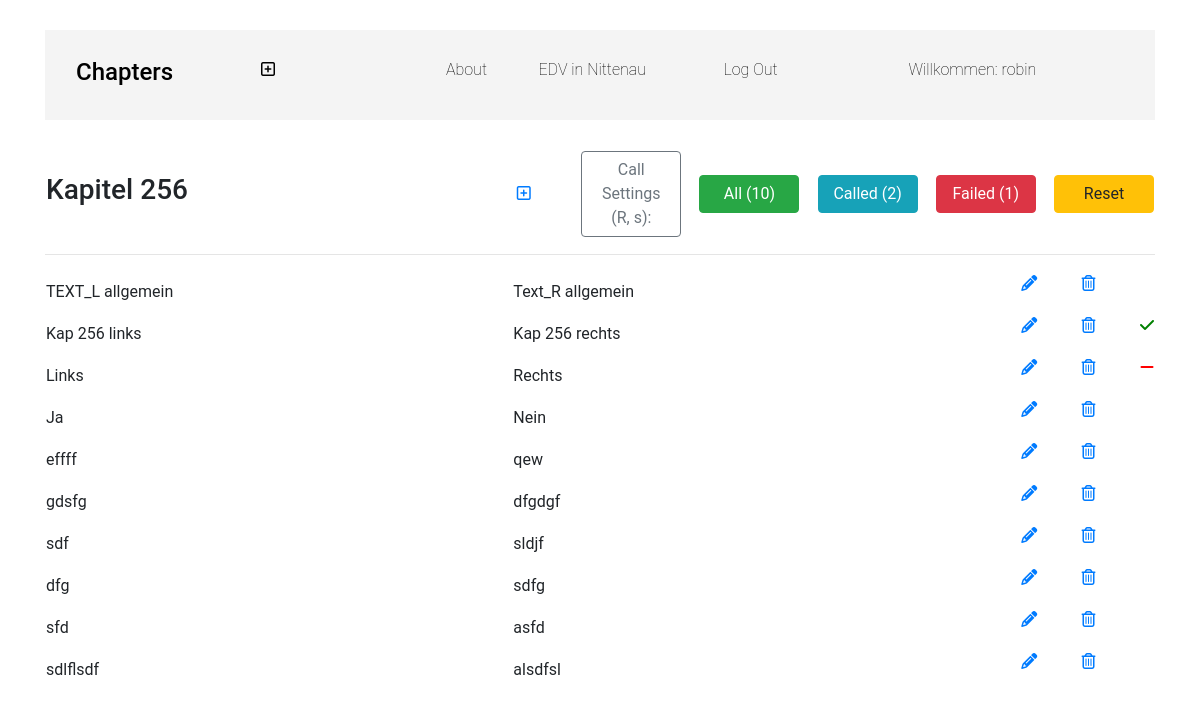
Screenshot of /4/ (signed in) with the database file from the repository.
### chaps/models.py (models this page shows, shortened)
class Chap(models.Model):
  author = models.ForeignKey('auth.User', on_delete=models.CASCADE)
  name = models.CharField(max_length=200)
  sum1 = models.IntegerField(default=0) # called
  sum2 = models.IntegerField(default=0) # called fail
  lr = models.CharField(max_length=2, default="L")  # Links or Rechts
  rs = models.CharField(max_length=2, default="r")  # random or serial
  toCallNum0 = models.IntegerField(default=0) # for serial calls all

class Pair(models.Model):
  chap = models.ForeignKey('chaps.Chap', on_delete=models.CASCADE, related_name='pairs')
  textL = models.CharField(max_length=200)
  textR = models.CharField(max_length=200)
  status = models.IntegerField(default=0, blank=True)

### chaps/views.py (the view)
# urls.py: path('<int:pk>/', views.ChapDetailView.as_view(), name='chap_detail'),
class ChapDetailView(DetailView):
  template_name = "chaps/chap_detail.html"
  model = Chap

### chaps/templates/chaps/chap_detail.html (shortened to what this page needs)
{% extends 'base.html' %}
{% block content %}
  <table border="0">
    <tr>
      <td width="400px"><h3>{{ chap.name }}</h3></td>
      <td width="20px"  align="right"><a href="{% url 'chaps:add_pair_to_chap' pk=chap.pk %}"> <i class="far fa-plus-square"></i></a></td>
      <td width="130px" align="right"><a class="btn btn-outline-secondary" href="{% url 'chaps:settings' pk=chap.pk %}">Call Settings ({{ chap.lr }}, {{ chap.rs }}):</a></td>
      <td width="100px" align="right"><a class="btn btn-success" href="{% url 'chaps:callPairs' pk=chap.pk ct=0 %}">All ({{ chap.pairs.count }})</a></td>
      <td width="100px" align="right"><a class="btn btn-info" href="{% url 'chaps:callPairs' pk=chap.pk ct=1 %}">Called ({{ chap.sum1 }})</a></td>
      <td width="100px" align="right"><a class="btn btn-danger" href="{% url 'chaps:callPairs' pk=chap.pk ct=2 %}">Failed ({{ chap.sum2 }})</a></td>
      <td width="100px" align="right"><a class="btn btn-warning" href="{% url 'chaps:callReset' pk=chap.pk %}">Reset</a></td>
    </tr>
  </table>
  <hr>
    {% if chap.pairs.count > 0 %}
      {% if user.is_authenticated %}
        <table border="0">
          {% for pair in chap.pairs.all %}
            <tr>
              <td width="40%">{{ pair.textL }}</td>
              <td width="40%">{{ pair.textR }}</td>
              <td width="5%" align="right"><p><a  href="{% url 'chaps:pair_edit' pk=chap.pk id=pair.pk %}"><i class="fa fa-pencil" aria-hidden="true"></i></a></p></td>
              <td width="5%" align="right"><p><a  href="{% url 'chaps:pair_remove' pk=chap.pk id=pair.pk %}"><span class="fa fa-trash-o" aria-hidden="true"></span></a></p></td>
              {% if pair.status == 1 %}
                <td width="5%" align="right"><p><i class="fa fa-check" aria-hidden="true" style="color:green"></i></p></td>
              {% elif pair.status == 2 %}
                <td width="5%" align="right"><p><span class="fas fa-minus" style="color:red"></span></p></td>
              {% endif %}
            </tr>
          {% endfor %}
      </table>
 {% endif %}
    {% else %}
      <p>Noch keine Texte vorhanden</p>
    {% endif %}
{% endblock content %}

### chaps_project/templates/base.html (shortened to what this page needs)
<!DOCTYPE html>
{% load static %}
<html>
<head>
  <link rel="stylesheet" href="https://cdn.jsdelivr.net/npm/bootstrap@4.5.3/dist/css/bootstrap.min.css">
  <link rel="stylesheet" href="{% static 'chaps.css' %}">
</head>
<body>
  <div class="container">
    <div class="row nav">
      {% if user.is_authenticated %}
        <li class="nav-item nav-brand col-sm-2">
          <a class="nav-link active" href="{% url 'chaps:chap_list' %}"><h4>Chapters</h4></a>
        </li>
        <li class="nav-item col-sm-2">
          <a class="nav-link" href="{% url 'chaps:chap_new' %}"><i class="far fa-plus-square"></i> </a>
        </li>
        <li class="nav-item col-sm-1">
          <a class="nav-link" href="{% url 'chaps:about' %}">About</a>
        </li>
        <li class="nav-item col-sm-2">
          <a class="nav-link" href="http://www.edvin.co">EDV in Nittenau</a>
        </li>
        <li class="nav-item col-sm-2">
          <a class="nav-link" href="{% url 'logout' %}">Log Out</a>
        </li>
        <li class="nav-item col-sm-3">
          <a class="nav-link" href="#">Willkommen: {{ user.username }}</a>
        </li>
      {% endif %}
      </div>
    </div>
  <div class="container">
          {% block content %}
          {% endblock content%}
  </div>
</body>
</html>

### chaps_project/static/chaps.css (style rules this page uses)
body { font-family: "Roboto", "Lucida Grande", "DejaVu Sans", "Bitstream Vera Sans", Verdana, Arial, sans-serif; }
table { width: 100%; }
.nav-link { color: black; }
.nav { height: 90px; padding-top: 20px; vertical-align: center; background-color: #f4f4f4; margin: 30px 0px; }
.nav-brand { font-weight: bold; font-size: larger; font-family: "Roboto", "Lucida Grande", "DejaVu Sans", "Bitstream Vera Sans", Verdana, Arial, sans-serif; }
.btn { width: 100px; }
a { font-weight: lighter; }

### rows the page displays
Chap: name "Kapitel 256", lr "R", rs "s", pairs.count "10", sum1 "2", sum2 "1"
Pair: textL "TEXT_L allgemein", textR "Text_R allgemein"
Pair: textL "Kap 256 links", textR "Kap 256 rechts", status 1 (drawn)
Pair: textL "Links", textR "Rechts", status 2 (drawn)
Pair: textL "Ja", textR "Nein"
Pair: textL "effff", textR "qew"
Pair: textL "gdsfg", textR "dfgdgf"
Pair: textL "sdf", textR "sldjf"
Pair: textL "dfg", textR "sdfg"
Pair: textL "sfd", textR "asfd"
Pair: textL "sdlflsdf", textR "alsdfsl"

### other values shown
{{ user.username }} "robin"
